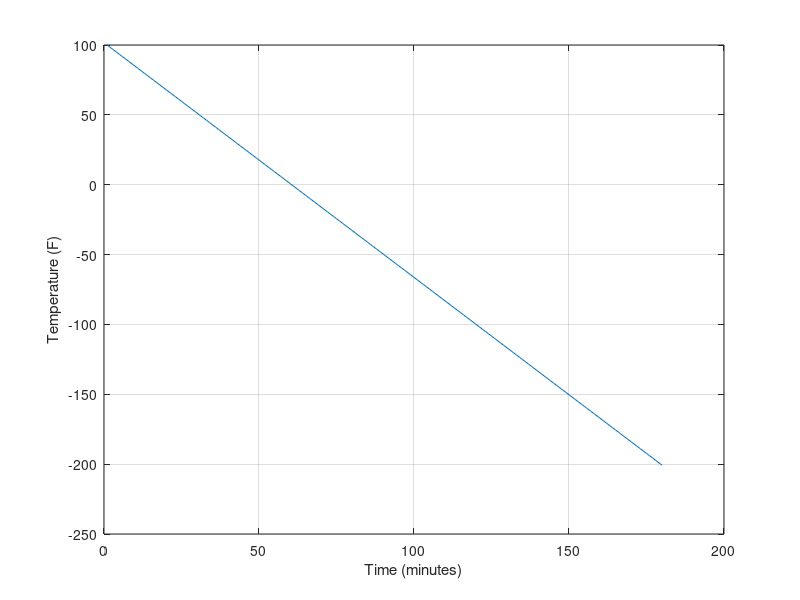

The MATLAB source for this figure:
%% eulerTemp.m
% Using Euler's method, this program will approximate a room's temperature
% as a function of time using the following formula
% dy/dt = k(y-T)


% Jonathon Vasilak
% February 12, 2020

clear
clc

%% Define Parameters
% Defines the variables that are needed to calculate the temperature.

k = -0.028;
T = 60;

Nt = 180;
tmin = 1;
tmax = 180;


y = zeros(1,Nt);
y(1) = 100;
t = linspace(tmin, tmax, Nt);
%% Calculate Temperature
% Uses a for loop and Euler's method to find the temperature of the room.
for it = 2:tmax
    y(it) = y(it-1)-k*(y(it)-T);
end
%% Plot function
% Plots the function
plot(t,y);
grid on
xlabel('Time (minutes)')
ylabel('Temperature (F)')